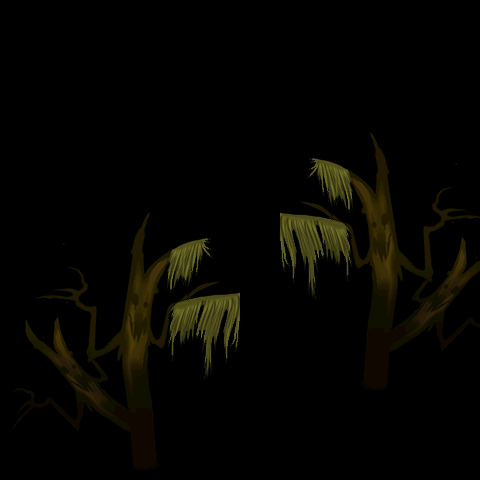

The image is a tile-based game level rendered from a .tmx file. Its description and source (layers, tilesets, objects; grid data summarised) follow:
An orthogonal 12x12 tile map with 40x40 px tiles, 2 tile layers (land1, land2).

<map version="1.0" orientation="orthogonal" width="12" height="12" tilewidth="40" tileheight="40">
 <tileset firstgid="1" name="b-jinjing" tilewidth="40" tileheight="40">
  <image source="b-jinjing.png" width="1447" height="440" />
 </tileset>
 <layer name="land1" width="12" height="12">
  <data>[144 cells, 63 non-empty, 58 distinct tile ids]</data>
 </layer>
 <layer name="land2" width="12" height="12">
  <data>[144 cells, 35 non-empty, 35 distinct tile ids]</data>
 </layer>
</map>
